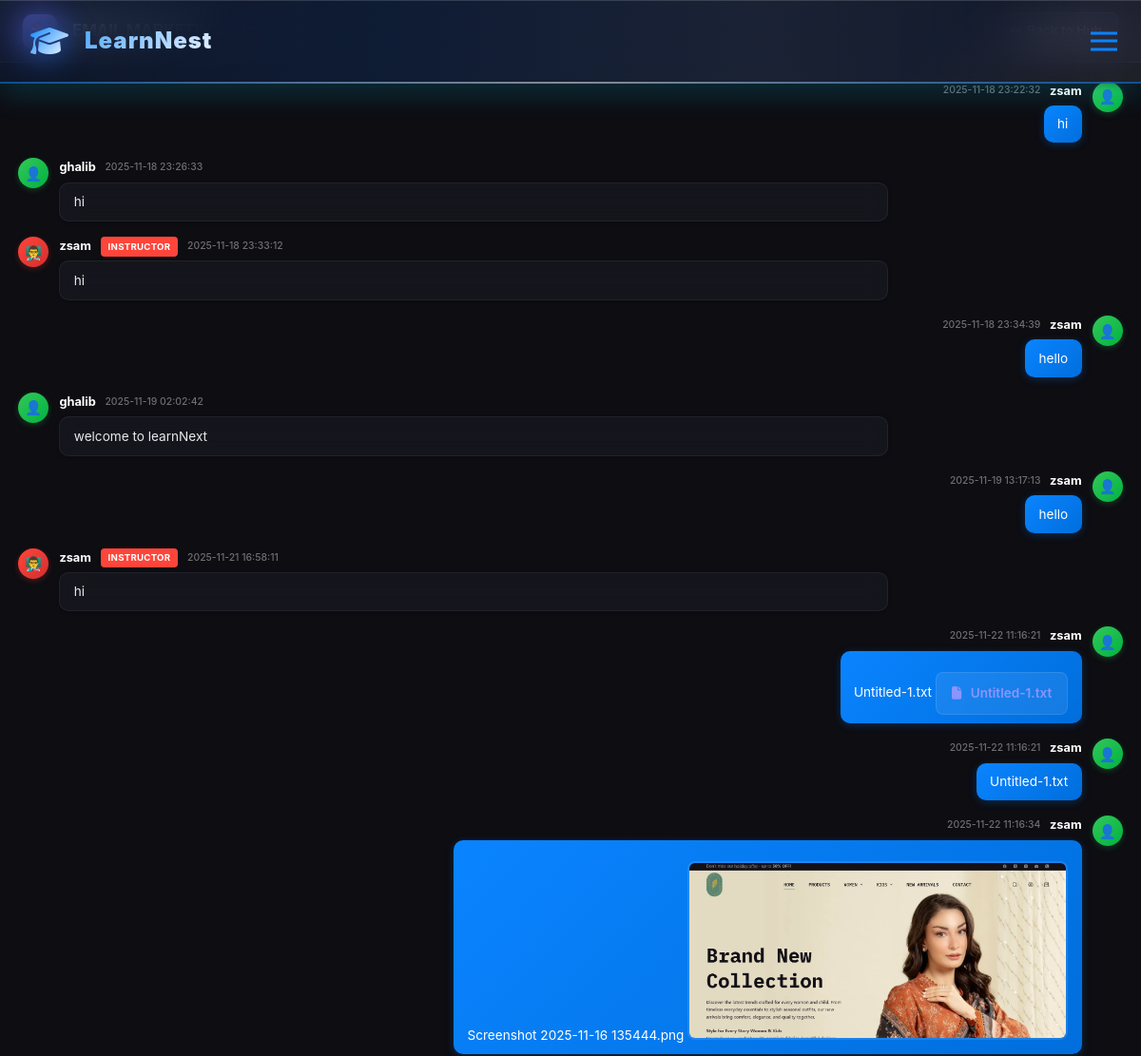
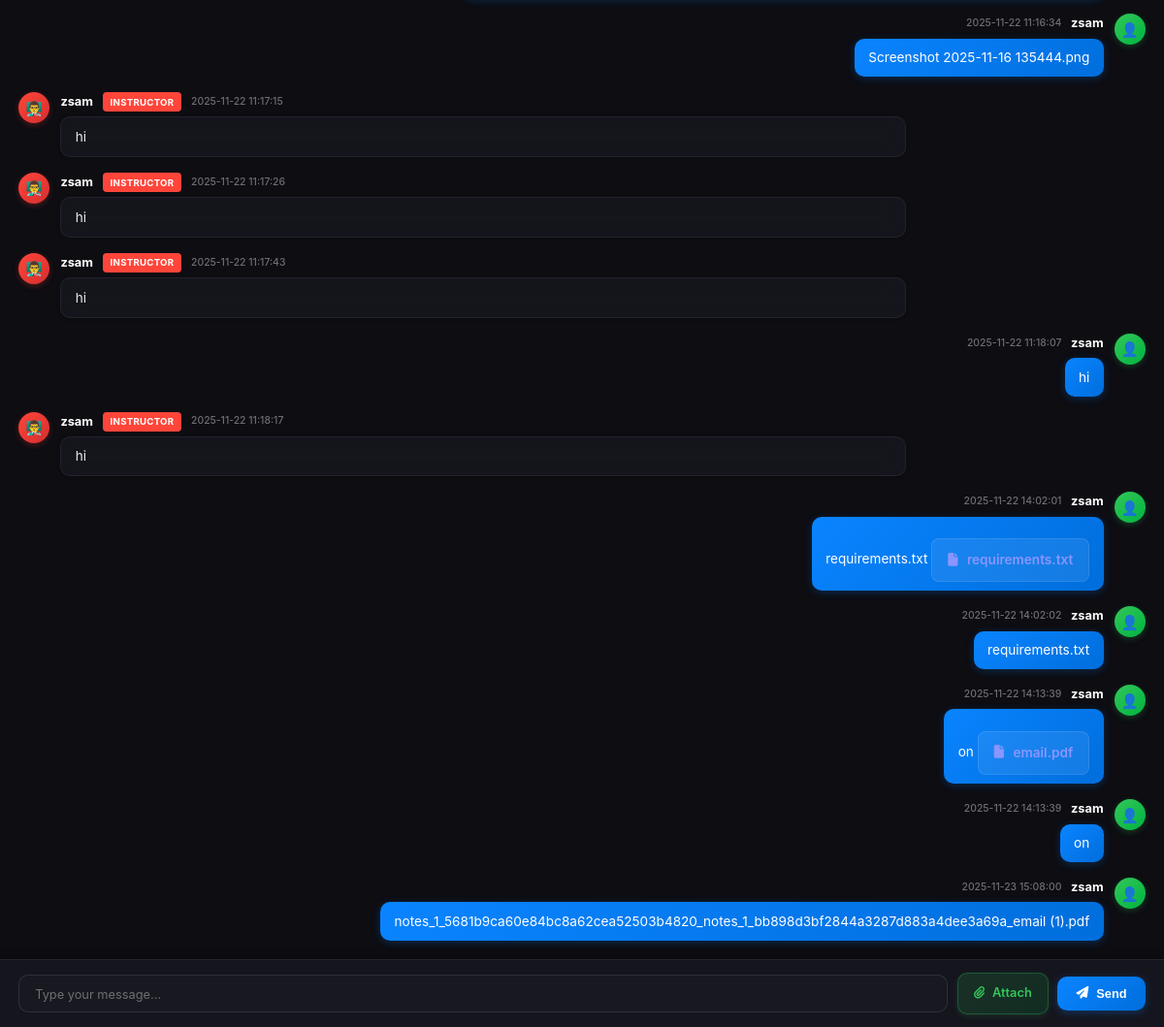
Page /course/1/discussion (signed in) on the committed database (2 pictures, top to bottom).
### tables this page shows
CREATE TABLE courses (
                id INTEGER PRIMARY KEY AUTOINCREMENT,
                course_code TEXT UNIQUE NOT NULL,
                title TEXT NOT NULL,
                description TEXT,
                syllabus TEXT,
                instructor_id INTEGER NOT NULL,
                category TEXT,
                max_students INTEGER DEFAULT 50,
                start_date DATE,
                end_date DATE,
                enrollment_key_hash TEXT,
                created_at TIMESTAMP DEFAULT CURRENT_TIMESTAMP,
                is_active BOOLEAN DEFAULT 1,
                FOREIGN KEY (instructor_id) REFERENCES users (id)
            );

CREATE TABLE chat_messages (
                id INTEGER PRIMARY KEY AUTOINCREMENT,
                course_id INTEGER,
                sender_id INTEGER NOT NULL,
                recipient_id INTEGER,
                message TEXT NOT NULL,
                message_type TEXT DEFAULT 'text',
                file_path TEXT,
                created_at TIMESTAMP DEFAULT CURRENT_TIMESTAMP,
                is_read BOOLEAN DEFAULT 0, file_name TEXT, file_size INTEGER DEFAULT 0, is_image BOOLEAN DEFAULT 0, typing_indicator BOOLEAN DEFAULT 0, edited_at TIMESTAMP,
                FOREIGN KEY (course_id) REFERENCES courses (id),
                FOREIGN KEY (sender_id) REFERENCES users (id),
                FOREIGN KEY (recipient_id) REFERENCES users (id)
            );

CREATE TABLE users (
                id INTEGER PRIMARY KEY AUTOINCREMENT,
                username TEXT UNIQUE NOT NULL,
                email TEXT UNIQUE NOT NULL,
                password_hash TEXT NOT NULL,
                role TEXT NOT NULL DEFAULT 'student',
                full_name TEXT NOT NULL,
                bio TEXT,
                profile_image TEXT,
                instructor_approval_status TEXT DEFAULT 'approved',
                approved_by INTEGER,
                approved_at TIMESTAMP,
                created_at TIMESTAMP DEFAULT CURRENT_TIMESTAMP,
                last_login TIMESTAMP,
                is_active BOOLEAN DEFAULT 1, instructor_screenshot TEXT, profile_picture TEXT,
                FOREIGN KEY (approved_by) REFERENCES users (id)
            );

### app.py (the view)
@app.route('/course/<int:course_id>/discussion')
@login_required
def course_discussion_forum(course_id):
    with db_lock:
        conn = get_db_connection()
        course = conn.execute('SELECT * FROM courses WHERE id = ?', (course_id,)).fetchone()
        if not course:
            flash('Course not found.', 'error')
            conn.close()
            return redirect(url_for('dashboard'))
        access = conn.execute('''
            SELECT 1 FROM enrollments
            WHERE student_id = ? AND course_id = ? AND status = 'approved'
        ''', (current_user.id, course_id)).fetchone()
        is_instructor = (current_user.id == course['instructor_id'])
        if not access and not is_instructor and not current_user.is_admin():
            flash('You do not have access to this course.', 'error')
            conn.close()
            return redirect(url_for('dashboard'))
        messages = conn.execute('''
            SELECT cm.*, u.full_name as sender_name, u.role as sender_role
            FROM chat_messages cm
            JOIN users u ON cm.sender_id = u.id
            WHERE cm.course_id = ?
            ORDER BY cm.created_at ASC
        ''', (course_id,)).fetchall()
        conn.close()
    return render_template('course_discussion.html', course=course, messages=messages)

### app.py (called while the page is built)
@app.context_processor
def inject_csrf_token():
    if 'csrf_token' not in session:
        session['csrf_token'] = secrets.token_urlsafe(32)
    return dict(csrf_token=session['csrf_token'])

def get_db_connection():
    conn = sqlite3.connect(DATABASE, timeout=30)
    conn.execute('PRAGMA journal_mode=WAL;')
    conn.execute('PRAGMA synchronous=NORMAL;')
    conn.execute('PRAGMA cache_size=10000;')
    conn.execute('PRAGMA temp_store=MEMORY;')
    conn.row_factory = sqlite3.Row
    return conn

@login_manager.user_loader
def load_user(user_id):
    try:
        with db_lock:
            conn = get_db_connection()
            user = conn.execute(
                'SELECT * FROM users WHERE id = ? AND is_active = 1', (user_id,)
            ).fetchone()
            conn.close()
        if user:
            profile_pic = user['profile_picture'] if 'profile_picture' in user.keys() else None
            return User(user['id'], user['username'], user['email'], user['role'],
                       user['full_name'], user['created_at'], user['is_active'],
                       user['instructor_approval_status'] if user['instructor_approval_status'] else 'approved',
                       user['approved_by'],
                       user['approved_at'],
                       profile_pic)
    except sqlite3.OperationalError:
        pass
    return None

    def is_student(self):
        return self.role == 'student'

### templates/course_discussion.html (shortened to what this page needs)
{% extends "base.html" %}
{% block content %}
<div class="discussion-wrapper">
    <div class="discussion-header">
        <div class="header-left">
            <div class="course-avatar">📚</div>
            <div class="course-info">
                <h1>
                    {{ course.title }}
                    <span class="course-code">{{ course.course_code }}</span>
                </h1>
            </div>
        </div>
        <a href="{{ url_for('messaging_hub') }}" class="back-btn">
            <i class="fas fa-arrow-left"></i> Back to Hub
        </a>
    </div>
    <div class="messages-container" id="messages-container">
        {% if messages %}
            {% for msg in messages %}
            <div class="message-group {% if msg.sender_id == current_user.id %}own{% endif %}">
                <div class="message-avatar {% if msg.sender_role == 'instructor' %}instructor{% elif msg.sender_role == 'admin' %}admin{% endif %}">
                    {% if msg.sender_role == 'instructor' %}
                        👨‍🏫
                    {% elif msg.sender_role == 'admin' %}
                        👨‍💼
                    {% else %}
                        👤
                    {% endif %}
                </div>
                <div class="message-content">
                    <div class="message-header">
                        <span class="sender-name">{{ msg.sender_name }}</span>
                        {% if msg.sender_role == 'instructor' %}
                            <span class="role-badge instructor">Instructor</span>
                        {% elif msg.sender_role == 'admin' %}
                            <span class="role-badge admin">Admin</span>
                        {% endif %}
                        <span class="message-time">{{ msg.created_at }}</span>
                    </div>
                    <div class="message-bubble {% if msg.sender_id == current_user.id %}own-message{% endif %}">
                        {{ msg.message }}
                        {% if msg.file_path %}
                            {% if msg.file_path.endswith(('.jpg', '.jpeg', '.png', '.gif')) %}
                                <img src="{{ msg.file_path }}" class="message-image"
                                     onclick="openImageModal('{{ msg.file_path }}', '{{ msg.file_name }}')"
                                     onerror="this.style.display='none'">
                            {% else %}
                                <a href="/download-chat-file/{{ msg.file_path.split('/')[-1] }}" class="message-file">
                                    <i class="fas fa-file"></i>
                                    {{ msg.file_name }}
                                </a>
                            {% endif %}
                        {% endif %}
                    </div>
                </div>
            </div>
            {% endfor %}
        {% endif %}
    </div>
    <div class="input-area">
        <input type="text" id="message-input" class="message-input"
               placeholder="Type your message..."
               onkeypress="if(event.key === 'Enter' && !event.shiftKey) { event.preventDefault(); sendMessage(); }">
        <label class="attach-btn" title="Attach files">
            <i class="fas fa-paperclip"></i>
            Attach
        </label>
        <button onclick="sendMessage()" class="send-btn">
            <i class="fas fa-paper-plane"></i>
            Send
        </button>
    </div>
</div>
{% endblock %}

### templates/base.html (shortened to what this page needs)
<!DOCTYPE html>
<html lang="en">
<head>
    <link rel="stylesheet" href="https://cdnjs.cloudflare.com/ajax/libs/font-awesome/6.4.0/css/all.min.css">
</head>
<body>
    {% if current_user.is_authenticated %}
    <nav class="navbar">
        <div class="navbar-content">
            <a href="{{ url_for('dashboard') }}" class="navbar-brand">
                <i class="fas fa-graduation-cap"></i>
                <span>LearnNest </span>
            </a>
            <button id="hamburger" class="hamburger">
                <span></span>
                <span></span>
                <span></span>
            </button>
        </div>
    </nav>
    {% endif %}
    <main>
        {% block content %}{% endblock %}
    </main>
</body>
</html>

### rows in the picture
courses: title "EMAIL MARKETING"
chat_messages: sender_name "zsam", created_at "2025-11-18 23:22:32", message "hi"
chat_messages: sender_name "ghalib", created_at "2025-11-18 23:26:33", message "hi"
chat_messages: sender_name "zsam", shows "INSTRUCTOR", created_at "2025-11-18 23:33:12", message "hi"
chat_messages: sender_name "zsam", created_at "2025-11-18 23:34:39", message "hello"
chat_messages: sender_name "ghalib", created_at "2025-11-19 02:02:42", message "welcome to learnNext"
chat_messages: sender_name "zsam", created_at "2025-11-19 13:17:13", message "hello"
chat_messages: sender_name "zsam", shows "INSTRUCTOR", created_at "2025-11-21 16:58:11", message "hi"
chat_messages: sender_name "zsam", created_at "2025-11-22 11:16:21", message "Untitled-1.txt", file_name "Untitled-1.txt"
chat_messages: sender_name "zsam", created_at "2025-11-22 11:16:21", message "Untitled-1.txt"
chat_messages: sender_name "zsam", created_at "2025-11-22 11:16:34", message "Screenshot 2025-11-16 135444.png", file_path (picture)
chat_messages: sender_name "zsam", created_at "2025-11-22 11:16:34", message "Screenshot 2025-11-16 135444.png"
chat_messages: sender_name "zsam", shows "INSTRUCTOR", created_at "2025-11-22 11:17:15", message "hi"
chat_messages: sender_name "zsam", shows "INSTRUCTOR", created_at "2025-11-22 11:17:26", message "hi"
chat_messages: sender_name "zsam", shows "INSTRUCTOR", created_at "2025-11-22 11:17:43", message "hi"
chat_messages: sender_name "zsam", created_at "2025-11-22 11:18:07", message "hi"
chat_messages: sender_name "zsam", shows "INSTRUCTOR", created_at "2025-11-22 11:18:17", message "hi"
chat_messages: sender_name "zsam", created_at "2025-11-22 14:02:01", message "requirements.txt", file_name "requirements.txt"
chat_messages: sender_name "zsam", created_at "2025-11-22 14:02:02", message "requirements.txt"
chat_messages: sender_name "zsam", created_at "2025-11-22 14:13:39", message "on", file_name "email.pdf"
chat_messages: sender_name "zsam", created_at "2025-11-22 14:13:39", message "on"
chat_messages: sender_name "zsam", created_at "2025-11-23 15:08:00", message "notes_1_5681b9ca60e84bc8a62cea52503b4820_notes_1_bb898d3bf2844a3287d883a4dee3a69a_email (1).pdf"
